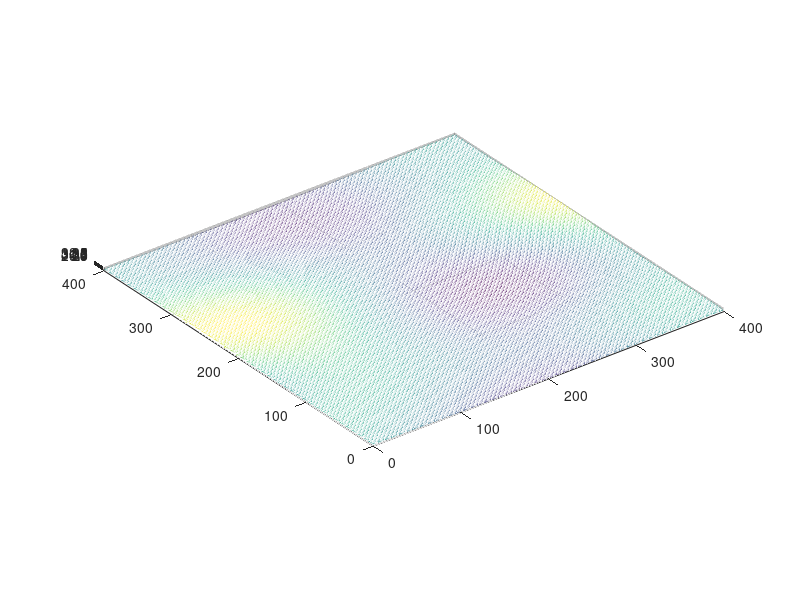
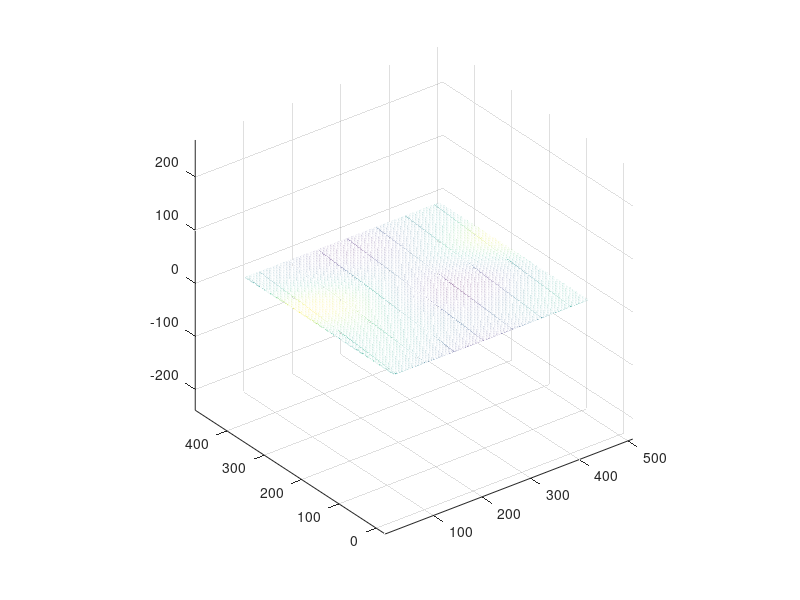
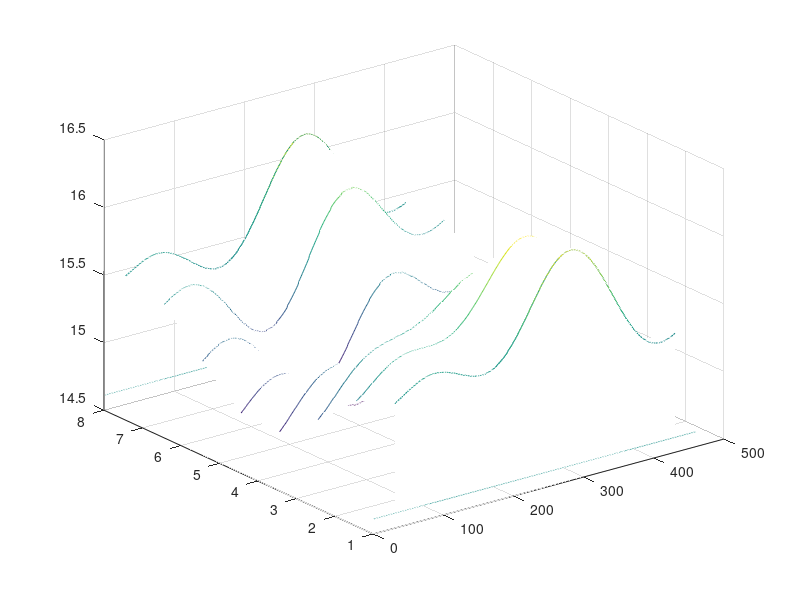
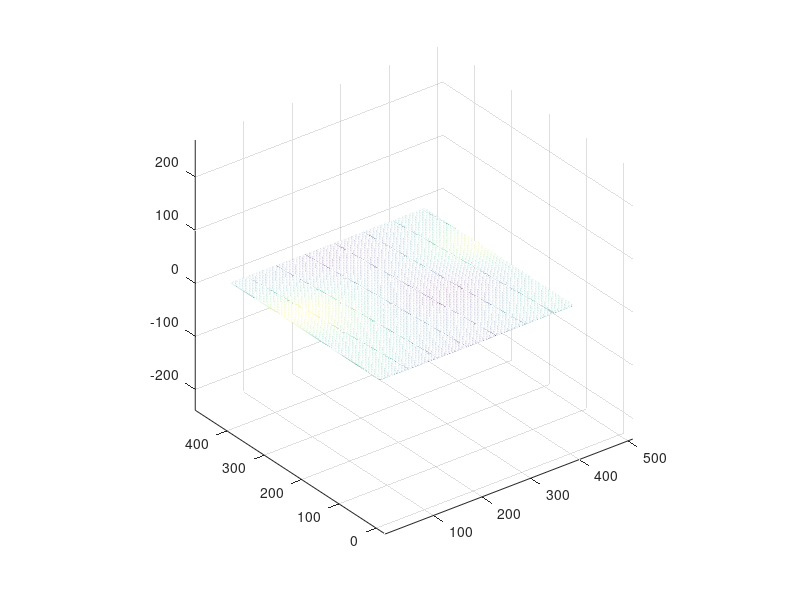

MATLAB code to generate these figures, in order:
%% tansform and slice dwell-time map
close all; clear all; clc

% load etch depth data
load etch_depth2.mat
z = depth; % in nm
x = 0.5:399.5; % mm, 400 points in total
y = 0.5:399.5; % mm
figure, meshc(x, y, z);
axis equal;

% shear and divide projected area
ms = 2; % microsteps per full step
ionBeamWidth = 60; % mm
leafWidth = 60; % mm
subHeight = 400; % mm
subLength = 400; % mm
vStroke = leafWidth + subHeight; % vertical stroke

shx = (ionBeamWidth/ms) / vStroke;
% shx = 0.025;

nUpStroke = ceil((ionBeamWidth + subLength) / ionBeamWidth);
upRange = nUpStroke * ionBeamWidth;
nDownStroke = ceil((ionBeamWidth/ms + subLength) / ionBeamWidth);
downRange = nDownStroke * ionBeamWidth;

preSize = [0, ionBeamWidth-(ionBeamWidth/ms)];
zPadPre = 0.5 * padarray(z, preSize, nan, 'pre');
postSize = [0, upRange-(ionBeamWidth+subLength)];
zPadPost = padarray(zPadPre, postSize, nan, 'post');

zUp = padarray(zPadPost, [leafWidth/2, 0], nan, 'both');

postSize2 = [0, downRange-(ionBeamWidth/ms + subLength)];
zPadPost2 = 0.5 * padarray(z, postSize2, nan, 'post');

zDown = padarray(zPadPost2, [leafWidth/2, 0], nan, 'both');

% figure, mesh(zUp);
% axis equal;
% figure, mesh(zDown);
% axis equal;

xform = [ 1    0   0
         -shx  1   0
          0    0   1 ];
tform = maketform('affine', xform);
zr = imtransform(zUp, tform, 'nearest', 'FillValues', nan);  % rising strokes
% figure, mesh(zr);
% axis equal;

xform2 = [ 1   0   0
          shx  1   0
           0   0   1 ];
tform2 = maketform('affine',xform2);
zf = imtransform(zDown, tform2, 'nearest', 'FillValues', nan);  % falling strokes
% figure, mesh(zf);
% axis equal;

% divide rising strokes
rStartIx = 1:ionBeamWidth:upRange-ionBeamWidth+1;
rEndIx = [rStartIx(2:end)-1, upRange];

upRibbons = nan(size(zr,1), nUpStroke);

for i = 1:nUpStroke
    zri = zr(:, rStartIx(i):rEndIx(i));
    for ii = 1:size(zri,1)
        zrii = zri(ii, :);
        idx = ~isnan(zrii);
        c = sum(idx);
        if c > 0
            upRibbons(ii, i) = sum(zrii(idx)) / c;
        end
    end
end

% figure;
% hUp = ribbon(upRibbons);
% xlabel('X')
% ylabel('Y')
% zlabel('Z')

zr2 = zr;
zr2(:, rStartIx) = nan;
zr2 = imtransform(zr2, tform2, 'FillValues', nan);
figure, mesh(zr2);
axis equal

figure, waterfall(upRibbons');

% divide falling strokes
fStartIx = 1:ionBeamWidth:downRange-ionBeamWidth+1;
fEndIx = [fStartIx(2:end)-1, downRange];

downRibbons = nan(size(zf,1), nDownStroke);

for i = 1:nDownStroke
    zfi = zf(:, fStartIx(i):fEndIx(i));
    for ii = 1:size(zri,1)
        zfii = zfi(ii, :);
        idx = ~isnan(zfii);
        c = sum(idx);
        if c > 0
            downRibbons(ii, i) = sum(zfii(idx)) / c;
        end
    end
end

% figure;
% hDown = ribbon(downRibbons);
% xlabel('X')
% ylabel('Y')
% zlabel('Z')

zf2 = zf;
zf2(:, fStartIx) = nan;
zf2 = imtransform(zf2, tform, 'FillValues', nan);
figure, mesh(zf2);
axis equal

figure, waterfall(downRibbons');

ribbons = [upRibbons downRibbons];
figure, hold on;
plot(ribbons)

% meanEtchTime = nan(vStroke, 1);
% for j = 1:vStroke
%     row_j = ribbons(j, :);
%     row_j = row_j(~isnan(row_j));
%     num_j = numel(row_j);
%     if num_j > 0
%         meanEtchTime(j) = sum(row_j) / num_j;
%     end
% end
% 
% plot(meanEtchTime, 'k--')

ribbonNos = ribbons(~isnan(ribbons));
meanEtchTimeG = mean(ribbonNos); % global mean etch time

plot(meanEtchTimeG*ones(vStroke, 1), 'k--')

xlim([1 vStroke])

maxEtchTimeG = max(ribbonNos);
minEtchTimeG = min(ribbonNos);

% max tunable ratio of dwell time
maxTunableRatio = leafWidth/vStroke;

% maxEtchTime < strokeTime < minEtchTime/(1-maxTunableRatio)
if maxEtchTimeG < minEtchTimeG/(1-maxTunableRatio)
    strokeTimeRange = [maxEtchTimeG, minEtchTimeG/(1-maxTunableRatio)];
    strokeTimeOpt = meanEtchTimeG / (1 - 0.5*maxTunableRatio);
    if strokeTimeOpt>strokeTimeRange(1) && strokeTimeOpt<strokeTimeRange(2)
        strokeTime = strokeTimeOpt;
    end
end

plot(maxEtchTimeG*ones(vStroke, 1), 'k:');
plot(minEtchTimeG/(1-maxTunableRatio)*ones(vStroke, 1), 'k:');

plot(strokeTime*ones(vStroke, 1), 'r-')
plot((2*meanEtchTimeG-strokeTime)*ones(vStroke, 1), 'b:')

elapsedTime = ms*strokeTime;

%
upDwellTime = strokeTime - upRibbons;
%upDwells = upDwells(leafWidth/2+1:end-leafWidth/2, :);
downDwellTime = strokeTime - downRibbons;
%downDwells = downDwells(leafWidth/2+1:end-leafWidth/2, :);

figure, hold on;
plot(upDwellTime)
title('dwell time of up strokes')

maxDwellTime = maxTunableRatio * strokeTime;

plot(maxDwellTime*ones(size(upDwellTime, 1), 1), 'r:')

figure, hold on;
plot(downDwellTime)
title('dwell time of down strokes')

plot(maxDwellTime*ones(size(downDwellTime, 1), 1), 'r:')

%save('dwell_time.mat', 'upDwellTime', 'downDwellTime', 'maxDwellTime')

